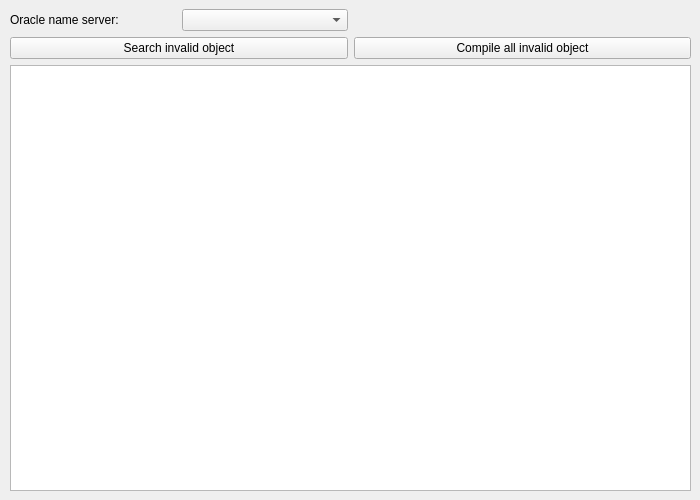
<?xml version="1.0" encoding="UTF-8"?>
<ui version="4.0">
 <class>oracle_recompiler_window</class>
 <widget class="QMainWindow" name="oracle_recompiler_window">
  <property name="geometry">
   <rect>
    <x>0</x>
    <y>0</y>
    <width>700</width>
    <height>500</height>
   </rect>
  </property>
  <property name="windowTitle">
   <string>Oracle recompiler</string>
  </property>
  <property name="windowIcon">
   <iconset resource="resource.qrc">
    <normaloff>:/icons/icons/MGrep.ico</normaloff>:/icons/icons/MGrep.ico</iconset>
  </property>
  <widget class="QWidget" name="centralwidget">
   <property name="sizePolicy">
    <sizepolicy hsizetype="Expanding" vsizetype="Expanding">
     <horstretch>0</horstretch>
     <verstretch>0</verstretch>
    </sizepolicy>
   </property>
   <layout class="QGridLayout" name="gridLayout">
    <property name="leftMargin">
     <number>10</number>
    </property>
    <item row="0" column="0">
     <widget class="QLabel" name="l_server_name">
      <property name="text">
       <string>Oracle name server:</string>
      </property>
      <property name="buddy">
       <cstring>e_server_name</cstring>
      </property>
     </widget>
    </item>
    <item row="5" column="2" colspan="2">
     <widget class="QPushButton" name="b_compile_all">
      <property name="toolTip">
       <string/>
      </property>
      <property name="statusTip">
       <string/>
      </property>
      <property name="whatsThis">
       <string/>
      </property>
      <property name="text">
       <string>Compile all invalid object</string>
      </property>
      <property name="icon">
       <iconset resource="resource.qrc">
        <normaloff>:/icons/icons/compile.gif</normaloff>:/icons/icons/compile.gif</iconset>
      </property>
     </widget>
    </item>
    <item row="8" column="0" colspan="4">
     <widget class="QTableView" name="o_lst1">
      <property name="minimumSize">
       <size>
        <width>0</width>
        <height>0</height>
       </size>
      </property>
      <property name="editTriggers">
       <set>QAbstractItemView::NoEditTriggers</set>
      </property>
      <property name="alternatingRowColors">
       <bool>true</bool>
      </property>
      <property name="sortingEnabled">
       <bool>true</bool>
      </property>
     </widget>
    </item>
    <item row="5" column="0" colspan="2">
     <widget class="QPushButton" name="b_search_all">
      <property name="text">
       <string>Search invalid object</string>
      </property>
      <property name="icon">
       <iconset resource="resource.qrc">
        <normaloff>:/icons/icons/search.gif</normaloff>:/icons/icons/search.gif</iconset>
      </property>
     </widget>
    </item>
    <item row="0" column="1">
     <widget class="QComboBox" name="e_server_name"/>
    </item>
   </layout>
  </widget>
 </widget>
 <tabstops>
  <tabstop>e_server_name</tabstop>
  <tabstop>b_search_all</tabstop>
  <tabstop>b_compile_all</tabstop>
  <tabstop>o_lst1</tabstop>
 </tabstops>
 <resources>
  <include location="resource.qrc"/>
 </resources>
 <connections>
  <connection>
   <sender>b_compile_all</sender>
   <signal>clicked()</signal>
   <receiver>oracle_recompiler_window</receiver>
   <slot>slot_b_compile_all()</slot>
   <hints>
    <hint type="sourcelabel">
     <x>520</x>
     <y>54</y>
    </hint>
    <hint type="destinationlabel">
     <x>349</x>
     <y>249</y>
    </hint>
   </hints>
  </connection>
  <connection>
   <sender>b_search_all</sender>
   <signal>clicked()</signal>
   <receiver>oracle_recompiler_window</receiver>
   <slot>slot_b_search_all()</slot>
   <hints>
    <hint type="sourcelabel">
     <x>177</x>
     <y>54</y>
    </hint>
    <hint type="destinationlabel">
     <x>349</x>
     <y>249</y>
    </hint>
   </hints>
  </connection>
 </connections>
 <slots>
  <slot>slot_b_compile_all()</slot>
  <slot>slot_b_search_all()</slot>
 </slots>
</ui>
